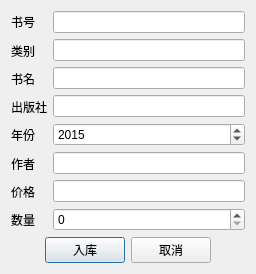
<?xml version="1.0" encoding="UTF-8"?>
<ui version="4.0">
 <class>db_in_single</class>
 <widget class="QDialog" name="db_in_single">
  <property name="geometry">
   <rect>
    <x>0</x>
    <y>0</y>
    <width>256</width>
    <height>264</height>
   </rect>
  </property>
  <property name="windowTitle">
   <string>单本入库</string>
  </property>
  <property name="windowIcon">
   <iconset resource="bmp.qrc">
    <normaloff>:/bmp/C:/Users/Lucas/Desktop/DBP/books.ico</normaloff>:/bmp/C:/Users/Lucas/Desktop/DBP/books.ico</iconset>
  </property>
  <layout class="QVBoxLayout" name="verticalLayout_3">
   <item>
    <layout class="QHBoxLayout" name="horizontalLayout_2">
     <item>
      <layout class="QVBoxLayout" name="verticalLayout">
       <item>
        <widget class="QLabel" name="label">
         <property name="text">
          <string>书号</string>
         </property>
        </widget>
       </item>
       <item>
        <widget class="QLabel" name="label_2">
         <property name="text">
          <string>类别</string>
         </property>
        </widget>
       </item>
       <item>
        <widget class="QLabel" name="label_3">
         <property name="text">
          <string>书名</string>
         </property>
        </widget>
       </item>
       <item>
        <widget class="QLabel" name="label_4">
         <property name="text">
          <string>出版社</string>
         </property>
        </widget>
       </item>
       <item>
        <widget class="QLabel" name="label_5">
         <property name="text">
          <string>年份</string>
         </property>
        </widget>
       </item>
       <item>
        <widget class="QLabel" name="label_6">
         <property name="text">
          <string>作者</string>
         </property>
        </widget>
       </item>
       <item>
        <widget class="QLabel" name="label_7">
         <property name="text">
          <string>价格</string>
         </property>
        </widget>
       </item>
       <item>
        <widget class="QLabel" name="label_8">
         <property name="text">
          <string>数量</string>
         </property>
        </widget>
       </item>
      </layout>
     </item>
     <item>
      <layout class="QVBoxLayout" name="verticalLayout_2">
       <item>
        <widget class="QLineEdit" name="lineEdit"/>
       </item>
       <item>
        <widget class="QLineEdit" name="lineEdit_2"/>
       </item>
       <item>
        <widget class="QLineEdit" name="lineEdit_3"/>
       </item>
       <item>
        <widget class="QLineEdit" name="lineEdit_4"/>
       </item>
       <item>
        <widget class="QSpinBox" name="spinBox_year">
         <property name="minimum">
          <number>0</number>
         </property>
         <property name="maximum">
          <number>3000</number>
         </property>
         <property name="value">
          <number>2015</number>
         </property>
        </widget>
       </item>
       <item>
        <widget class="QLineEdit" name="lineEdit_6"/>
       </item>
       <item>
        <widget class="QLineEdit" name="lineEdit_7"/>
       </item>
       <item>
        <widget class="QSpinBox" name="spinBox_stock">
         <property name="minimum">
          <number>0</number>
         </property>
         <property name="maximum">
          <number>3000</number>
         </property>
         <property name="value">
          <number>0</number>
         </property>
        </widget>
       </item>
      </layout>
     </item>
    </layout>
   </item>
   <item>
    <layout class="QHBoxLayout" name="horizontalLayout">
     <item>
      <spacer name="horizontalSpacer">
       <property name="orientation">
        <enum>Qt::Horizontal</enum>
       </property>
       <property name="sizeHint" stdset="0">
        <size>
         <width>40</width>
         <height>20</height>
        </size>
       </property>
      </spacer>
     </item>
     <item>
      <widget class="QPushButton" name="pushButton_insert">
       <property name="text">
        <string>入库</string>
       </property>
      </widget>
     </item>
     <item>
      <widget class="QPushButton" name="pushButton_cancel">
       <property name="text">
        <string>取消</string>
       </property>
      </widget>
     </item>
     <item>
      <spacer name="horizontalSpacer_2">
       <property name="orientation">
        <enum>Qt::Horizontal</enum>
       </property>
       <property name="sizeHint" stdset="0">
        <size>
         <width>40</width>
         <height>20</height>
        </size>
       </property>
      </spacer>
     </item>
    </layout>
   </item>
  </layout>
 </widget>
 <resources>
  <include location="bmp.qrc"/>
 </resources>
 <connections/>
</ui>
